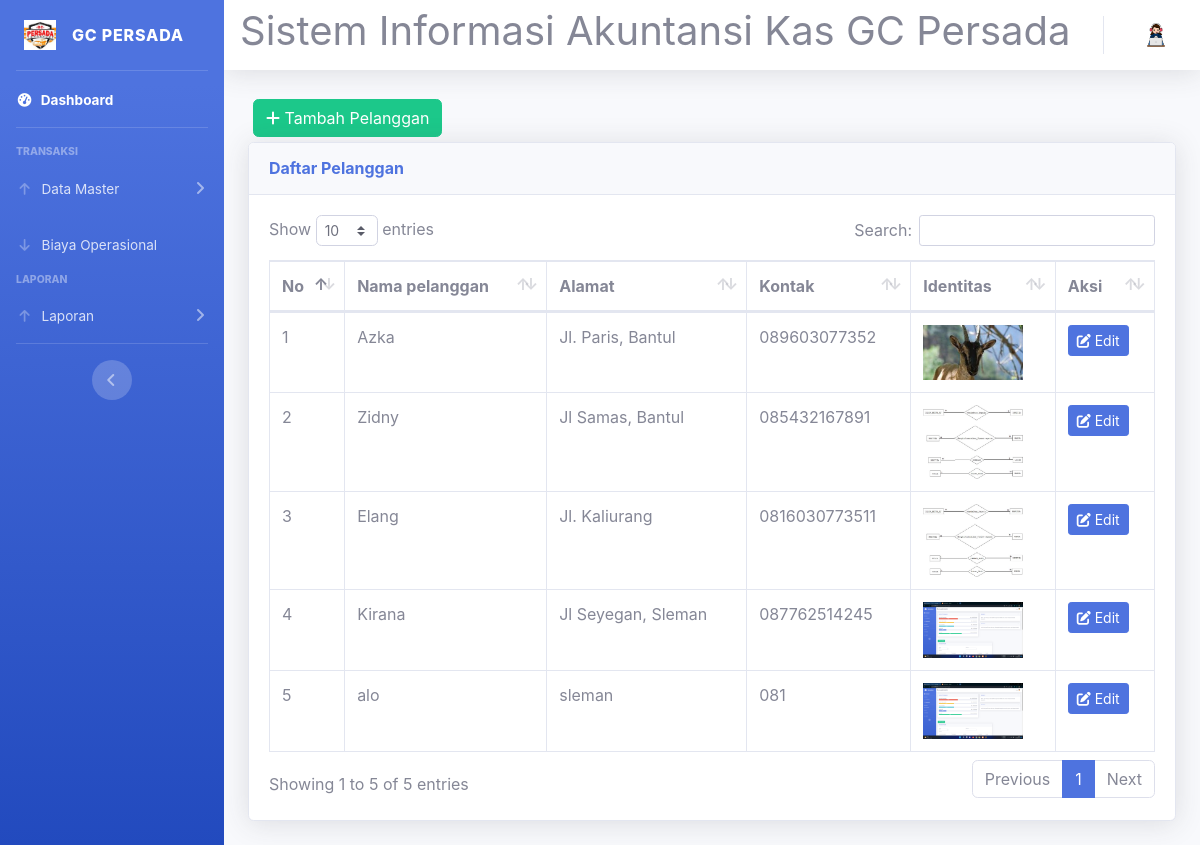
The app's page /pelanggan.php with its own data.
### tables this page shows
CREATE TABLE `pelanggan` (
  `no_pelanggan` int(2) NOT NULL,
  `nama` varchar(15) NOT NULL,
  `alamat` varchar(20) NOT NULL,
  `no_hp` varchar(13) NOT NULL,
  `img` varchar(25) NOT NULL
);

### pelanggan.php (the view, shortened to what this page needs)
<?php
require 'koneksi.php';
?>
<!DOCTYPE html>
<html lang="en">
<head>
  <link href="vendor/fontawesome-free/css/all.min.css" rel="stylesheet" type="text/css">
  <link href="css/sb-admin-2.min.css" rel="stylesheet">
  <link href="vendor/datatables/dataTables.bootstrap4.min.css" rel="stylesheet">
</head>
<body id="page-top">
  <?php
  $role = $_SESSION['role_id'];
  $role == '3' ? require('sidebar-karyawan.php') : require('sidebar.php');
  ?>
  <div id="content">
    <?php require 'navbar.php'; ?>
    <div class="container-fluid">
      <button type="button" class="btn btn-success" style="margin:5px;" data-toggle="modal" data-target="#myModalTambah"><i class="fa fa-plus"></i> Tambah Pelanggan</button><br>
      <div class="card shadow mb-4">
        <div class="card-header py-3">
          <h6 class="m-0 font-weight-bold text-primary">Daftar Pelanggan</h6>
        </div>
        <div class="card-body">
          <div class="table-responsive">
            <table class="table table-bordered" id="dataTable" width="100%" cellspacing="0">
              <thead>
                <tr>
                  <th>No</th>
                  <th>Nama pelanggan</th>
                  <th>Alamat</th>
                  <th>Kontak</th>
                  <th>Identitas</th>
                  <th>Aksi</th>
                </tr>
              </thead>
              <tbody>
                <?php
                $query = mysqli_query($koneksi, "SELECT * FROM pelanggan");
                $no = 1;
                while ($data = mysqli_fetch_assoc($query)) {
                ?>
                  <tr>
                    <td><?= $no++ ?></td>
                    <td><?= $data['nama'] ?></td>
                    <td><?= $data['alamat'] ?></td>
                    <td><?= $data['no_hp'] ?></td>
                    <td><img src="uploads/<?= $data['img'] ?>" alt="Identitas" style="width: 100px;"></td>
                    <td>
                      <a href="#" type="button" class="btn btn-primary btn-sm" data-toggle="modal" data-target="#myModal<?= $data['no_pelanggan'] ?>"><i class="fa fa-edit"></i> Edit</a>
                    </td>
                  </tr>
                <?php
                }
                ?>
              </tbody>
            </table>
          </div>
        </div>
      </div>
    </div>
  </div>
  </div>
  </div>
</body>
</html>

### records on screen
pelanggan: nama "Azka", alamat "Jl. Paris, Bantul", no_hp "089603077352", img (picture)
pelanggan: nama "Zidny", alamat "Jl Samas, Bantul", no_hp "085432167891", img (picture)
pelanggan: nama "Elang", alamat "Jl. Kaliurang", no_hp "0816030773511", img (picture)
pelanggan: nama "Kirana", alamat "Jl Seyegan, Sleman", no_hp "087762514245", img (picture)
pelanggan: nama "alo", alamat "sleman", no_hp "081", img (picture)
